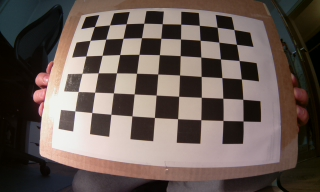
#> input picture Kamera Kalibrierung/Bilder/calibration1.jpg, 320 x 192 px, found by its file name
$ python calibration.py
#> lines starting #> are read from the running program, lines starting #| are printed output that depends on the picture; after the words box and inside, x2 and y2 are one past the last pixel; in counts of white or black regions, pixels touching at a corner belong together
import numpy as np
import matplotlib.pyplot as plt
import matplotlib.image as mpimg
import cv2
import glob
import pickle as pickle

nx = 9
ny = 6

objp = np.zeros((nx * ny, 3), np.float32)
objp[:,:2] = np.mgrid[0: nx, 0: ny].T.reshape(-1, 2)


# create lists to store imagepoints and objectpoints
objpoints = []
imgpoints = []


plt.figure(figsize = (20, 5))
plt.title('calibration')


for i in range(20):
    fname = '/home/pi/lane/calibration/pictures/calibration' + str(i+1) + '.jpg'
    img = cv2.imread(fname)
#> img is the input picture: shape (192, 320, 3); mean B, G, R 84.3, 90, 103.4

    # grayscale
    gray = cv2.cvtColor(img, cv2.COLOR_BGR2GRAY)
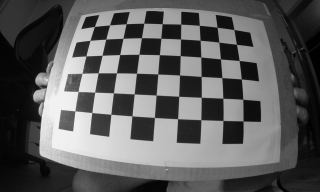
#> gray: shape (192, 320); min 0, max 242, mean 93.3

    plt.subplot(4, 5, i+1)
    # Find corners of chessboard, (we had to grayscale first to find them)
    ret, corners = cv2.findChessboardCorners(gray, (nx, ny), None)
#> ret = True; corners = 54 rows, first 8: [94.38, 26.55], [109.6, 24.86], [126.2, 23.74], [143.7, 23.31], [162.2, 23.63], [180.6, 24.19], [199.4, 25.42], [217.1, 27.26]

    if ret == True:
        # draw corners onto the original image
        cv2.drawChessboardCorners(img, (nx, ny), corners, ret)
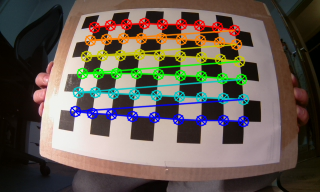
#> img: shape (192, 320, 3); 14.41% of pixels changed, all inside (x1, y1, x2, y2) = (69, 17, 250, 128)
#> (the run stopped early here; a loop or call above may not have finished)
